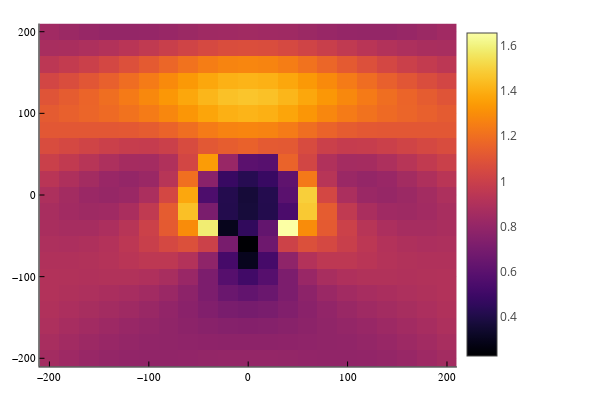

The code cell stored with this chart in its notebook:
### Code cell
heatmap(xA,yA,imagenE)

### Figure 1 — Plotly figure (JSON) as saved in the notebook; plotly's stock layout.template omitted (floating-point values rounded to 4 significant figures; data arrays with more than 128 entries replaced by an {"elided": "..."} marker saying what was removed)
{"data": [{"colorbar": {"len": 0.9525, "title": {"text": ""}, "x": 0.7615, "y": 0.5139}, "colorscale": {"elided": "256x2 mixed values"}, "name": "y1", "showlegend": false, "showscale": true, "type": "heatmap", "x": [-210, -190, -170, -150, -130, -110, -90, -70, -50, -30, -10, 10, 30, 50, 70, 90, 110, 130, 150, 170, 190, 210], "xaxis": "x", "y": [-210, -190, -170, -150, -130, -110, -90, -70, -50, -30, -10, 10, 30, 50, 70, 90, 110, 130, 150, 170, 190, 210], "yaxis": "y", "z": {"elided": "21x21 float values"}, "zmax": 1.653, "zmin": 0.2263}], "layout": {"annotations": [], "height": 400, "legend": {"bgcolor": "rgba(255, 255, 255, 1.000)", "bordercolor": "rgba(0, 0, 0, 1)", "borderwidth": 1, "font": {"color": "rgba(0, 0, 0, 1)", "family": "sans-serif", "size": 11}, "title": {"font": {"color": "rgba(0, 0, 0, 1)", "family": "sans-serif", "size": 15}, "text": ""}, "tracegroupgap": 0, "traceorder": "normal", "x": 1, "xanchor": "auto", "y": 1, "yanchor": "auto"}, "margin": {"b": 20, "l": 0, "r": 0, "t": 20}, "paper_bgcolor": "rgba(255, 255, 255, 1.000)", "plot_bgcolor": "rgba(255, 255, 255, 1.000)", "showlegend": true, "width": 600, "xaxis": {"anchor": "y", "domain": [0.06582, 0.7615], "gridcolor": "rgba(0, 0, 0, 0.1)", "gridwidth": 0.5, "linecolor": "rgba(0, 0, 0, 1)", "mirror": false, "range": [-210, 210], "showgrid": true, "showline": true, "showticklabels": true, "tickangle": 0, "tickcolor": "rgb(0, 0, 0)", "tickfont": {"color": "rgba(0, 0, 0, 1)", "family": "sans-serif", "size": 11}, "tickmode": "array", "ticks": "inside", "ticktext": ["−200", "−100", "0", "100", "200"], "tickvals": [-200, -100, 0, 100, 200], "title": {"font": {"color": "rgba(0, 0, 0, 1)", "family": "sans-serif", "size": 15}, "text": ""}, "type": "linear", "visible": true, "zeroline": false, "zerolinecolor": "rgba(0, 0, 0, 1)"}, "yaxis": {"anchor": "x", "domain": [0.03762, 0.9902], "gridcolor": "rgba(0, 0, 0, 0.1)", "gridwidth": 0.5, "linecolor": "rgba(0, 0, 0, 1)", "mirror": false, "range": [-210, 210], "showgrid": true, "showline": true, "showticklabels": true, "tickangle": 0, "tickcolor": "rgb(0, 0, 0)", "tickfont": {"color": "rgba(0, 0, 0, 1)", "family": "sans-serif", "size": 11}, "tickmode": "array", "ticks": "inside", "ticktext": ["−200", "−100", "0", "100", "200"], "tickvals": [-200, -100, 0, 100, 200], "title": {"font": {"color": "rgba(0, 0, 0, 1)", "family": "sans-serif", "size": 15}, "text": ""}, "type": "linear", "visible": true, "zeroline": false, "zerolinecolor": "rgba(0, 0, 0, 1)"}}}
